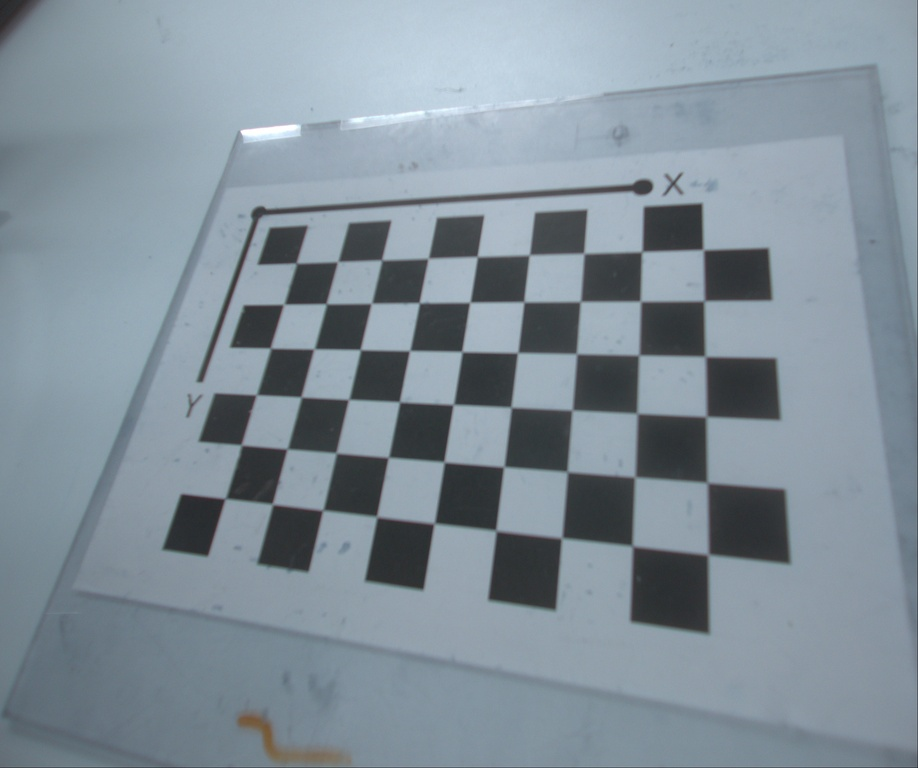
#> input picture Camera lens calibration script/checkerboard-old/1.jpg, 918 x 768 px, shrunk from 2448 x 2048 before the run; its folder holds only this picture in this run
$ python lens-calibration-final.py
#> lines starting #> are read from the running program, lines starting #| are printed output that depends on the picture; after the words box and inside, x2 and y2 are one past the last pixel; in counts of white or black regions, pixels touching at a corner belong together; long printed decimals are rounded
import numpy as np
import cv2
import glob

# === CONFIGURATION ===
CHECKERBOARD = (6, 9)  # Number of internal corners (NOT number of squares!)
square_size = 23.07    # In mm (your measurement)

# Termination criteria for cornerSubPix refinement
criteria = (cv2.TERM_CRITERIA_EPS + cv2.TERM_CRITERIA_MAX_ITER, 30, 0.001)

# Prepare the known object points (3D world points)
objp = np.zeros((CHECKERBOARD[0] * CHECKERBOARD[1], 3), np.float32)
objp[:, :2] = np.mgrid[0:CHECKERBOARD[0], 0:CHECKERBOARD[1]].T.reshape(-1, 2)
objp *= square_size  # Scale to real-world size

# Arrays to store object points and image points from all images
objpoints = []  # 3D points
imgpoints = []  # 2D points

# Get list of calibration images
image_folder = 'checkerboard-old/*.jpg'
images = glob.glob(image_folder)  # Adjust pattern to match your images

img_shape = None  # capture image size after first successful detection

# === PROCESS IMAGES ===
for fname in images:
    img = cv2.imread(fname)
#> img is the input picture: shape (768, 918, 3); mean B, G, R 153.2, 143.1, 129.7
    if img is None:
        print(f"Warning: Couldn't load image {fname}")
        continue

    gray = cv2.cvtColor(img, cv2.COLOR_BGR2GRAY)

    ret, corners = cv2.findChessboardCorners(gray, CHECKERBOARD, None)
#> ret = True; corners = 54 rows, first 8: [224.4, 497.3], [239.8, 445.8], [255.4, 393.8], [272, 346.6], [283, 303.5], [297.6, 261.9], [273.7, 502.7], [286.3, 447.5]

    if ret:
        # Save the image size on first success
        if img_shape is None:
            img_shape = gray.shape[::-1]  # (width, height)

        # Refine corner locations
        corners2 = cv2.cornerSubPix(gray, corners, (11, 11), (-1, -1), criteria)
#> corners2 = 54 rows, first 8: [225.2, 498.5], [241.3, 445], [256.4, 394.8], [270.5, 348.1], [283.8, 304.3], [296.3, 263.2], [272.5, 504.1], [287.1, 448.9]

        objpoints.append(objp)
        imgpoints.append(corners2)

        # Draw and show the corners
        img = cv2.drawChessboardCorners(img, CHECKERBOARD, corners2, ret)
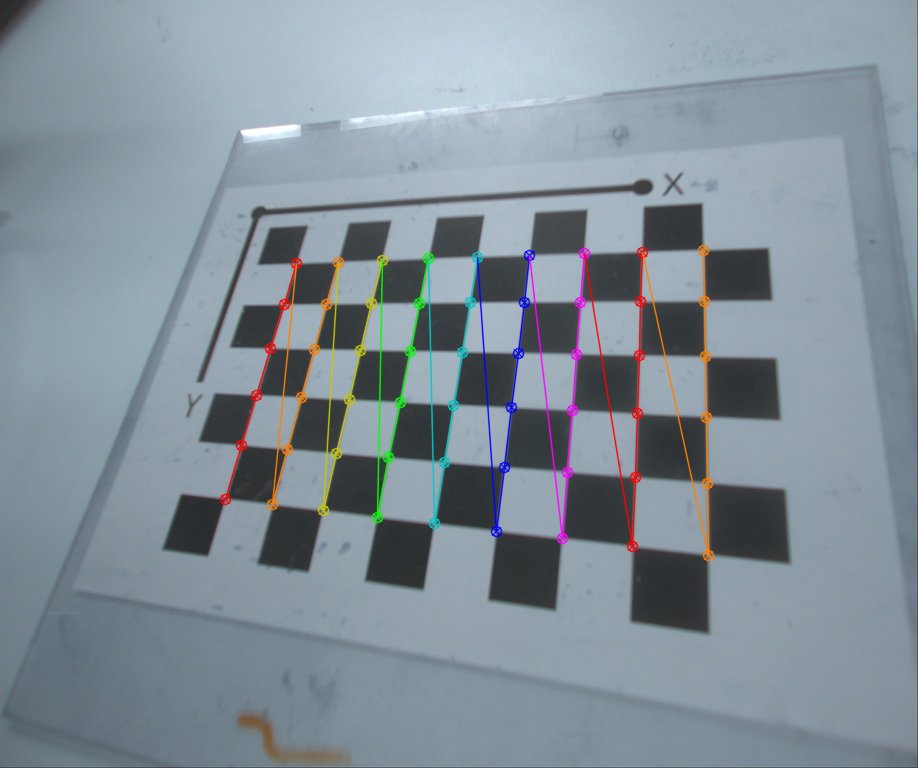
#> img: shape (768, 918, 3); 2.58% of pixels changed, all inside (x1, y1, x2, y2) = (219, 244, 715, 562)
        cv2.imshow('img', img)
        cv2.waitKey()
    else:
        print(f"Checkerboard couldn't be found in {fname}")

cv2.destroyAllWindows()

if img_shape is None:
    raise ValueError("No valid images found for calibration!")

# === CAMERA CALIBRATION ===
ret, mtx, dist, rvecs, tvecs = cv2.calibrateCamera(
    objpoints, imgpoints, img_shape, None, None
)
#> ret = 0.121; mtx = [[556.5, 0, 467.4], [0, 554.6, 374], [0, 0, 1]]; dist = [[-0.0895, 0.305, -9.95e-05, -0.00122, -0.421]]; rvecs = ([-0.531, -0.0806, -1.45],); tvecs = ([-100.1, 51.7, 228.3],)

# === OUTPUT RESULTS ===
print("\n--- Calibration Results ---")
print("Camera matrix:\n", mtx)
#| Camera matrix:
#|  [[556.493   0.         467.416 ]
#|  [  0.         554.559 374.024]
#|  [  0.           0.           1.        ]]
print("Distortion coefficients:\n", dist.ravel())
#| Distortion coefficients:
#|  [-8.94669895e-02  3.04710406e-01 -9.95397560e-05 -1.22333712e-03
#|  -4.20801506e-01]

# === COMPUTE MEAN REPROJECTION ERROR ===
mean_error = 0
for i in range(len(objpoints)):
    imgpoints2, _ = cv2.projectPoints(objpoints[i], rvecs[i], tvecs[i], mtx, dist)
    error = cv2.norm(imgpoints[i], imgpoints2, cv2.NORM_L2) / len(imgpoints2)
    mean_error += error
#> this loop made 1 pass
#> (error, mean_error) on pass 1: (0.0164, 0.0164)
#> after the loop, mean_error = 0.0164

print(f"\nTotal mean reprojection error: {mean_error / len(objpoints):.4f} pixels")
#| Total mean reprojection error: 0.0164 pixels

$ run again, on Camera lens calibration script/checkerboard-old/13.jpg
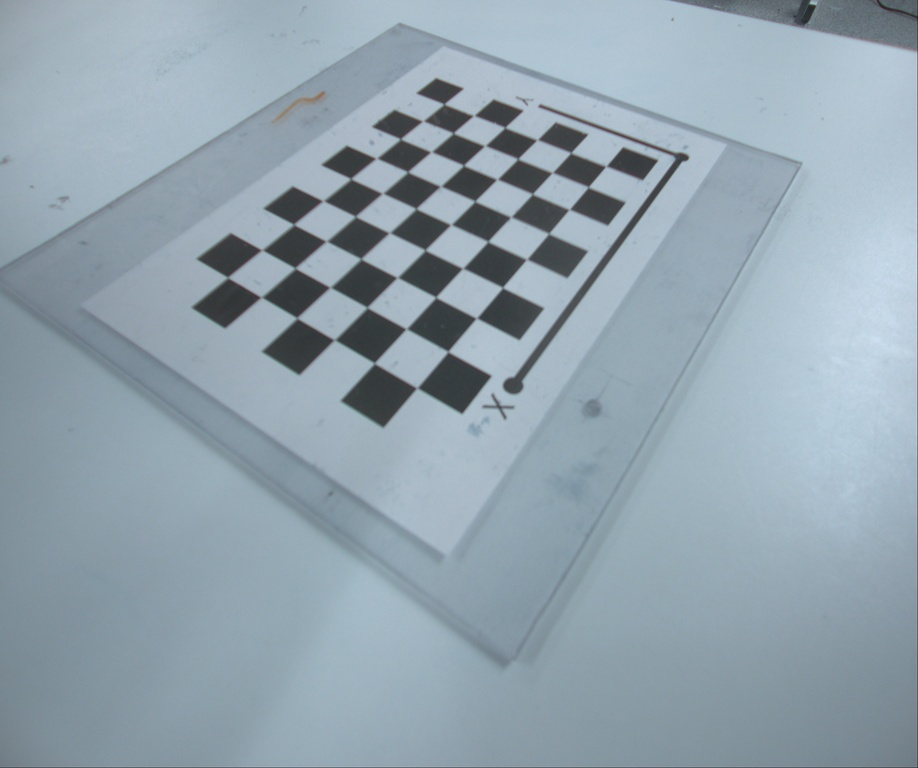
#> input picture Camera lens calibration script/checkerboard-old/13.jpg, 918 x 768 px, shrunk from 2448 x 2048 before the run
#> img is the input picture: shape (768, 918, 3); mean B, G, R 174.5, 163.3, 146.8
#> `ret, corners = cv2.findChessboardCorners(gray, CHECKERBOARD, None)`: ret = True; corners = 54 rows, first 8: [445.5, 103.5], [473.6, 115.4], [506.4, 126.8], [537.1, 139.5], [572.2, 152.4], [605.8, 166.2], [422.8, 120.8], [451.5, 133.3]
#> corners2 = 54 rows, first 8: [443.9, 104.1], [473.7, 115.5], [504.8, 127.4], [537.1, 139.8], [570.8, 152.7], [606, 166.2], [422.9, 120.9], [453.2, 133]
#> `img = cv2.drawChessboardCorners(img, CHECKERBOARD, corners2, ret)`:
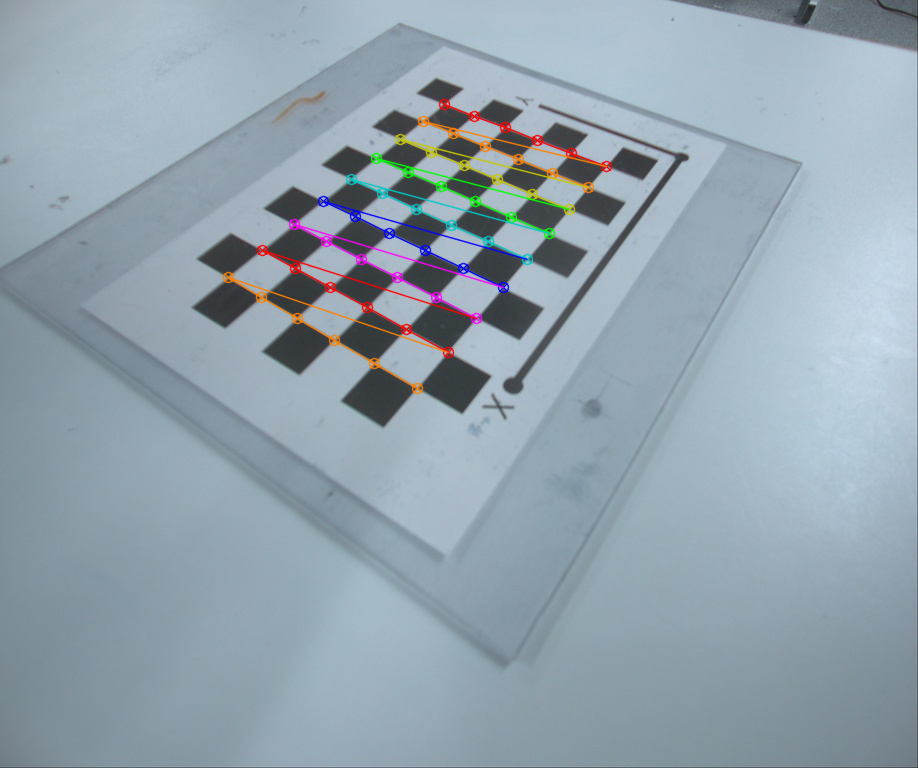
#> img: shape (768, 918, 3); 1.95% of pixels changed, all inside (x1, y1, x2, y2) = (222, 98, 613, 395)
#> `ret, mtx, dist, rvecs, tvecs = cv2.calibrateCamera( objpoints, imgpoin..`: ret = 0.0847; mtx = [[517.8, 0, 471.7], [0, 549.7, 449.9], [0, 0, 1]]; dist = [[-0.0446, 0.0261, -0.00436, 0.000449, 0.0426]]; rvecs = ([-0.537, 0.152, 0.57],); tvecs = ([-18.01, -210.1, 333],)
#| Camera matrix:
#|  [[517.780   0.         471.743]
#|  [  0.         549.714 449.921]
#|  [  0.           0.           1.        ]]
#| Distortion coefficients:
#|  [-0.04465  0.02613 -0.004355  0.0004491  0.0426]
#> the loop `for i in range(len(objpoints)):` made 1 pass
#> (error, mean_error) on pass 1: (0.0115, 0.0115)
#> after the loop `for i in range(len(objpoints)):`: mean_error = 0.0115
#| Total mean reprojection error: 0.0115 pixels

$ run again, on Camera lens calibration script/checkerboard-old/14.jpg
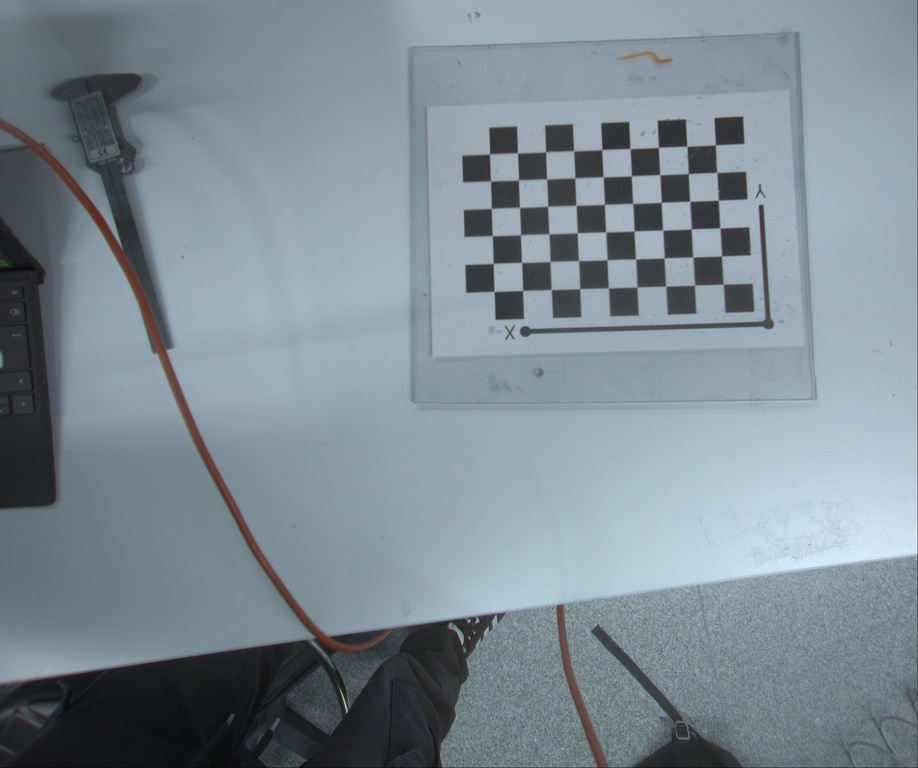
#> input picture Camera lens calibration script/checkerboard-old/14.jpg, 918 x 768 px, shrunk from 2448 x 2048 before the run
#> img is the input picture: shape (768, 918, 3); mean B, G, R 148, 138.9, 124.7
#> `ret, corners = cv2.findChessboardCorners(gray, CHECKERBOARD, None)`: ret = True; corners = 54 rows, first 8: [715.3, 144.8], [716.8, 172.4], [718.3, 200.2], [719.9, 227.9], [721.5, 255.9], [723.1, 284.3], [686.9, 146.1], [688.3, 173.6]
#> corners2 = 54 rows, first 8: [715.3, 144.9], [716.7, 172.4], [718.3, 200.2], [719.9, 227.9], [721.5, 256], [723.2, 284.2], [686.9, 146.2], [688.3, 173.5]
#> `img = cv2.drawChessboardCorners(img, CHECKERBOARD, corners2, ret)`:
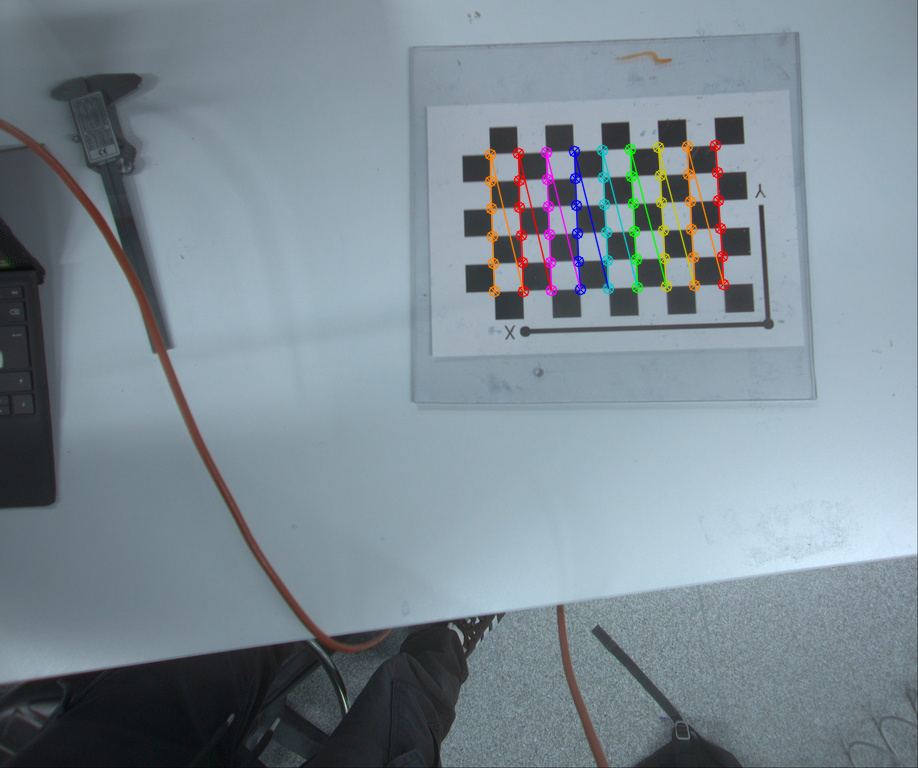
#> img: shape (768, 918, 3); 1.59% of pixels changed, all inside (x1, y1, x2, y2) = (484, 139, 730, 298)
#> `ret, mtx, dist, rvecs, tvecs = cv2.calibrateCamera( objpoints, imgpoin..`: ret = 0.0657; mtx = [[548.2, 0, 433.9], [0, 552.4, 427.5], [0, 0, 1]]; dist = [[-0.0683, 0.0998, -0.0037, 0.00402, -0.045]]; rvecs = ([-0.0335, 0.0676, 1.54],); tvecs = ([230.1, -229.4, 446.9],)
#| Camera matrix:
#|  [[548.172   0.         433.862 ]
#|  [  0.         552.372 427.534]
#|  [  0.           0.           1.        ]]
#| Distortion coefficients:
#|  [-0.06831  0.09976 -0.003697  0.004016 -0.04501 ]
#> the loop `for i in range(len(objpoints)):` made 1 pass
#> (error, mean_error) on pass 1: (0.00894, 0.00894)
#> after the loop `for i in range(len(objpoints)):`: mean_error = 0.00894
#| Total mean reprojection error: 0.0089 pixels

$ run again, on Camera lens calibration script/checkerboard-old/15.jpg
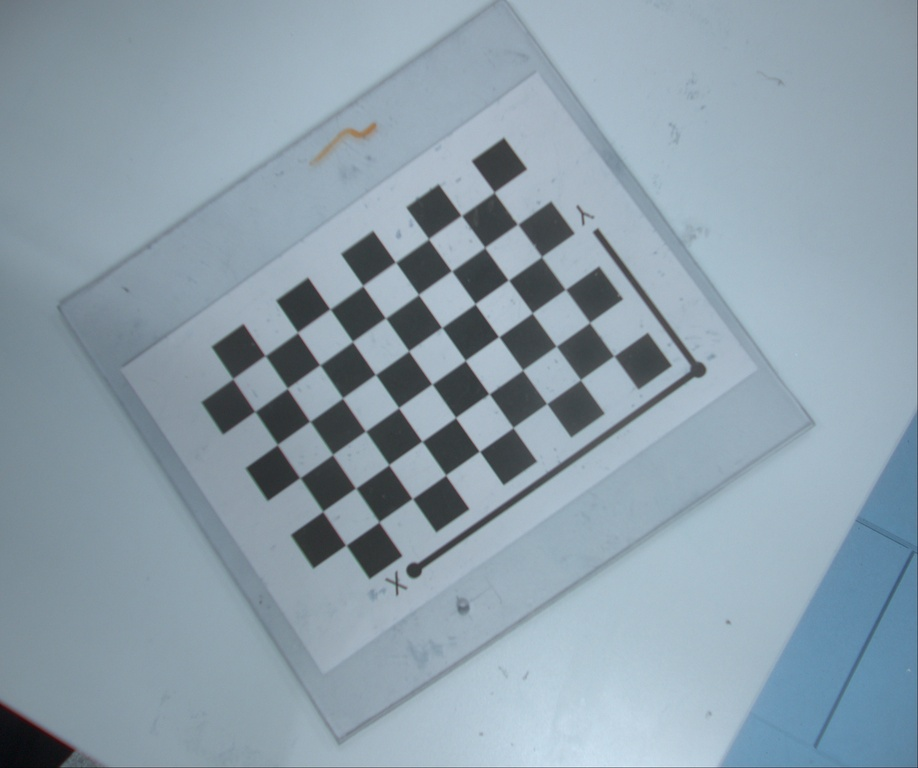
#> input picture Camera lens calibration script/checkerboard-old/15.jpg, 918 x 768 px, shrunk from 2448 x 2048 before the run
#> img is the input picture: shape (768, 918, 3); mean B, G, R 170, 158.1, 140.6
#> `gray = cv2.cvtColor(img, cv2.COLOR_BGR2GRAY)`:
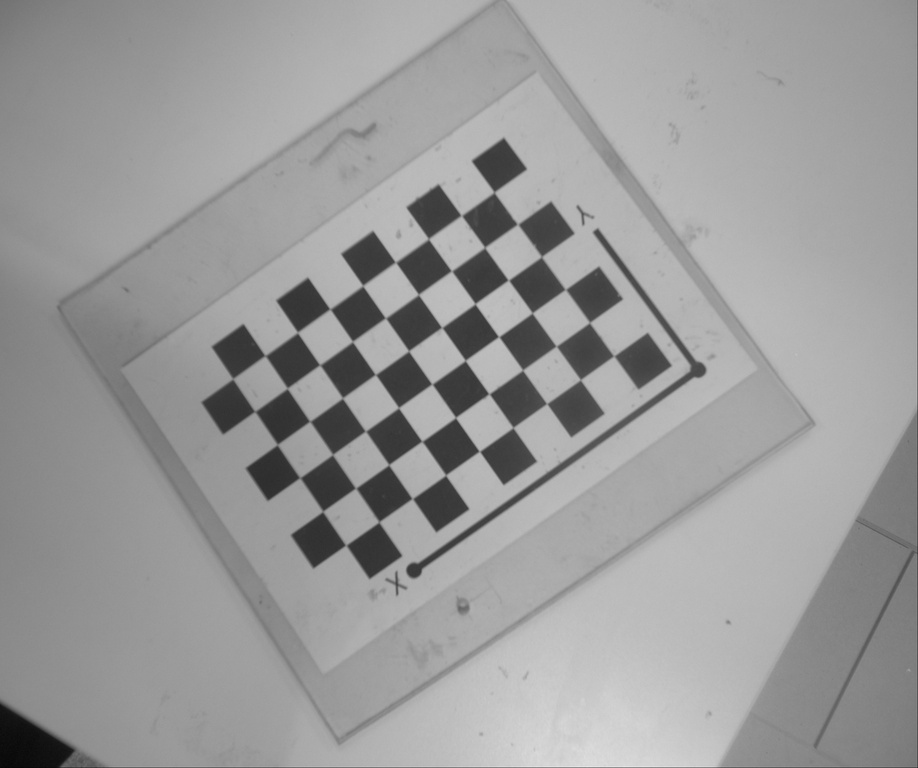
#> gray: shape (768, 918); min 5, max 232, mean 154.2
#> `ret, corners = cv2.findChessboardCorners(gray, CHECKERBOARD, None)`: ret = True; corners = 54 rows, first 8: [494.3, 192.3], [517.5, 224.5], [541.2, 256.6], [565.4, 289.5], [589.5, 322.4], [613.7, 356.5], [461.4, 215.6], [484.4, 247.4]
#> corners2 = 54 rows, first 8: [494.1, 192.2], [517.6, 224.2], [541.4, 256.7], [565.4, 289.4], [589.6, 322.5], [613.8, 355.9], [461.4, 215.4], [484.7, 247.4]
#> `img = cv2.drawChessboardCorners(img, CHECKERBOARD, corners2, ret)`:
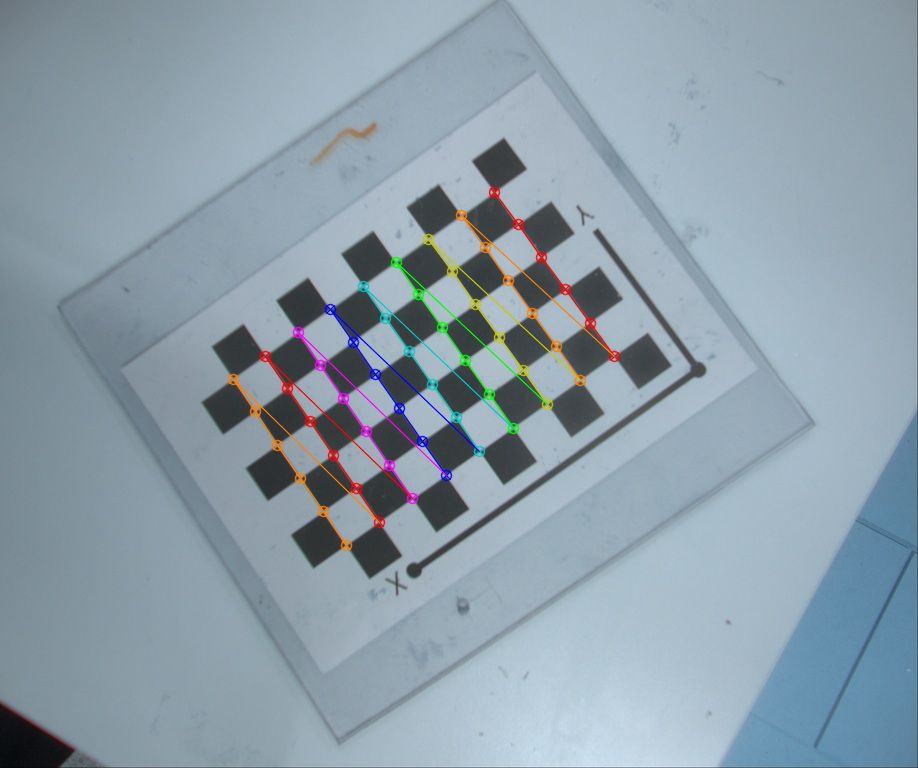
#> img: shape (768, 918, 3); 1.81% of pixels changed, all inside (x1, y1, x2, y2) = (227, 186, 621, 552)
#> `ret, mtx, dist, rvecs, tvecs = cv2.calibrateCamera( objpoints, imgpoin..`: ret = 0.088; mtx = [[409.2, 0, 473.3], [0, 408.8, 383.8], [0, 0, 1]]; dist = [[-0.0406, 0.0245, -0.00125, -0.00091, 0.0573]]; rvecs = ([-0.0141, 0.0433, 0.954],); tvecs = ([11.97, -109.6, 232.7],)
#| Camera matrix:
#|  [[409.156   0.         473.310]
#|  [  0.         408.809 383.820]
#|  [  0.           0.           1.        ]]
#| Distortion coefficients:
#|  [-0.04061  0.02449 -0.001247 -0.0009095  0.0573]
#> the loop `for i in range(len(objpoints)):` made 1 pass
#> (error, mean_error) on pass 1: (0.012, 0.012)
#> after the loop `for i in range(len(objpoints)):`: mean_error = 0.012
#| Total mean reprojection error: 0.0120 pixels
